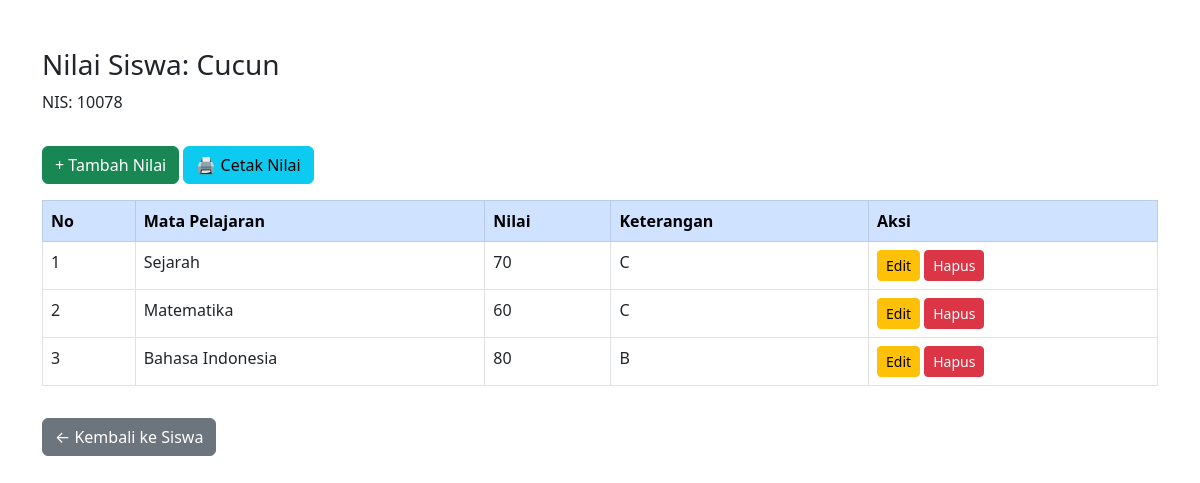
Screenshot of /admin/nilai.php?id_siswa=4 (signed in) with the database file from the repository.
### tables this page shows
CREATE TABLE `siswa` (
  `id` int(11) NOT NULL,
  `nama_siswa` varchar(100) DEFAULT NULL,
  `nis` varchar(20) DEFAULT NULL,
  `nama_ortu` varchar(100) DEFAULT NULL,
  `id_kelas` int(11) NOT NULL,
  `password` varchar(255) NOT NULL
);

CREATE TABLE `nilai` (
  `id` int(11) NOT NULL,
  `id_siswa` int(11) NOT NULL,
  `mapel` varchar(100) NOT NULL,
  `nilai` int(11) NOT NULL,
  `keterangan` varchar(255) DEFAULT NULL
);

### admin/nilai.php (the view, shortened to what this page needs)
<?php
include '../config/koneksi.php';
$id_siswa = isset($_GET['id_siswa']) ? intval($_GET['id_siswa']) : 0;
$sq = mysqli_query($koneksi, "SELECT * FROM siswa WHERE id='$id_siswa'");
$siswa = mysqli_fetch_assoc($sq);
?>
<!DOCTYPE html>
<html lang="id">
<head>
    <link href="https://cdn.jsdelivr.net/npm/bootstrap@5.3.0/dist/css/bootstrap.min.css" rel="stylesheet">
</head>
<body>
<div class="container my-5">
    <h3>Nilai Siswa: <?= htmlspecialchars($siswa['nama_siswa']) ?></h3>
    <p>NIS: <?= htmlspecialchars($siswa['nis']) ?></p>
    <button class="btn btn-success my-3" data-bs-toggle="modal" data-bs-target="#modalTambah">+ Tambah Nilai</button>
    <a href="print.php?id_siswa=<?= $id_siswa ?>" target="_blank" class="btn btn-info my-3">🖨️ Cetak Nilai</a>
    <table class="table table-bordered table-hover">
        <thead class="table-primary">
        <tr>
            <th>No</th>
            <th>Mata Pelajaran</th>
            <th>Nilai</th>
            <th>Keterangan</th>
            <th>Aksi</th>
        </tr>
        </thead>
        <tbody>
        <?php
        $no = 1;
        $qnilai = mysqli_query($koneksi, "SELECT * FROM nilai WHERE id_siswa='$id_siswa'");
        while ($row = mysqli_fetch_assoc($qnilai)) {
            ?>
            <tr>
                <td><?= $no ?></td>
                <td><?= htmlspecialchars($row['mapel']) ?></td>
                <td><?= htmlspecialchars($row['nilai']) ?></td>
                <td><?= htmlspecialchars($row['keterangan']) ?></td>
                <td>
                    <button class="btn btn-sm btn-warning" data-bs-toggle="modal" data-bs-target="#modalEdit<?= $row['id'] ?>">Edit</button>
                    <a href="?id_siswa=<?= $id_siswa ?>&hapus=<?= $row['id'] ?>" class="btn btn-sm btn-danger" onclick="return confirm('Hapus nilai ini?')">Hapus</a>
                </td>
            </tr>
            <?php
            $no++;
        }
        ?>
        </tbody>
    </table>
    <a href="siswa.php?id_kelas=<?= $siswa['id_kelas'] ?>" class="btn btn-secondary mt-3">← Kembali ke Siswa</a>
</div>
</body>
</html>

### rows the page displays
siswa: nama_siswa "Cucun", nis "10078"
nilai: mapel "Sejarah", nilai "70", keterangan "C"
nilai: mapel "Matematika", nilai "60", keterangan "C"
nilai: mapel "Bahasa Indonesia", nilai "80", keterangan "B"
